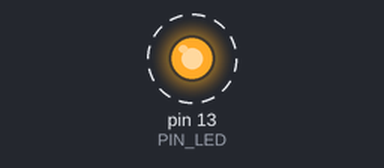
This sketch was run on a simulated Arduino Uno, built with avr-gcc and run on an emulated ATmega328P. Parts: output pins drawn as LEDs (lit = HIGH). Dashed ring = blinking. What the sketch prints to the serial monitor is not drawn.

Above: at 0.5 s.
Timing chart, 0 to 4.6 s (numbered marks = the images above):
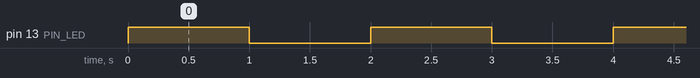

The sketch:

04_example_3.ino
```cpp
#define PIN_LED 13
unsigned int count, toggle;

void setup() {
  pinMode(PIN_LED, OUTPUT);
  Serial.begin(115200); // Initialize serial port
  while (!Serial) {
    ; // wait for serial port to connect.
  }
  Serial.println("Hello World!");
  count = toggle = 0;
  digitalWrite(PIN_LED, toggle); // turn off LED.
}

void loop() {
  Serial.println(++count);
  toggle = toggle_state(toggle); // toggle LED value.
  digitalWrite(PIN_LED, toggle); // update LED status.
  delay(1000); // wait for 1,000 milliseconds
}

int toggle_state(int toggle) {
  if(toggle==0){
    return toggle=1;
    digitalWrite(PIN_LED, toggle); //turn on LED.
  }
  else{
    return toggle=0;
    digitalWrite(PIN_LED, toggle); //turn on LED.
  }
}
```

Measured:
- by itself, pin 13 (PIN_LED): alternates HIGH for 1.0 s and LOW for 1.0 s
